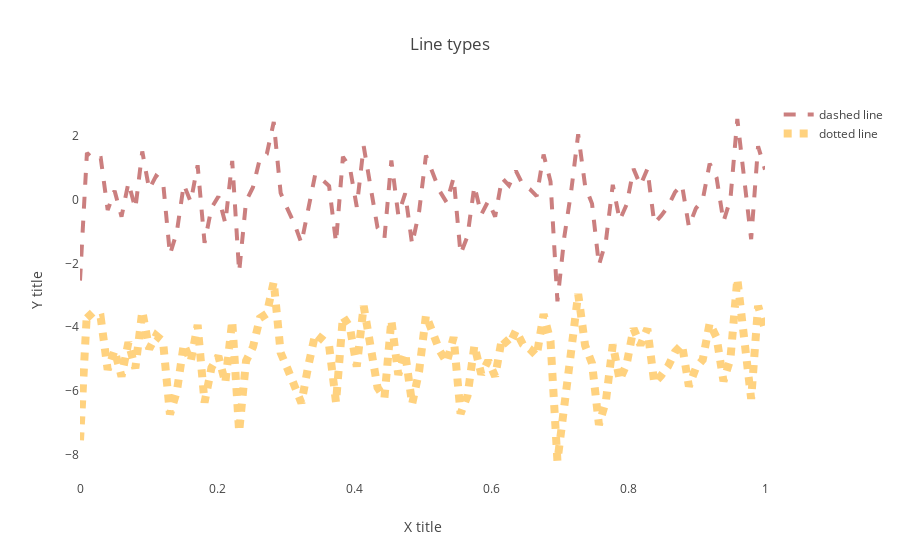

This figure's notebook cell:
### Markdown cell above
## Dashed/dotted lines

### Code cell
trace_1 = go.Scatter(x = monotone_x,y = random_y,mode = 'lines',name = 'dashed line',
                     line = dict(width = 4,color="rgba(152,0,0,0.5)",dash="dash")
                    )

trace_2 = go.Scatter(x = monotone_x,y = random_y-5,mode = 'lines',name = 'dotted line',
                     line = dict(width = 8,color="rgba(255,165,0,0.5)",dash="dot")
                    )

layout  = dict(title = "Line types",
               xaxis = dict(title = "X title",showgrid=False,showline=False,zeroline=False),
               yaxis = dict(title = "Y title",showgrid=False,showline=False,zeroline=False)
              )

data = [trace_1, trace_2]
figure = dict(data=data,layout=layout)
iplot(figure)
